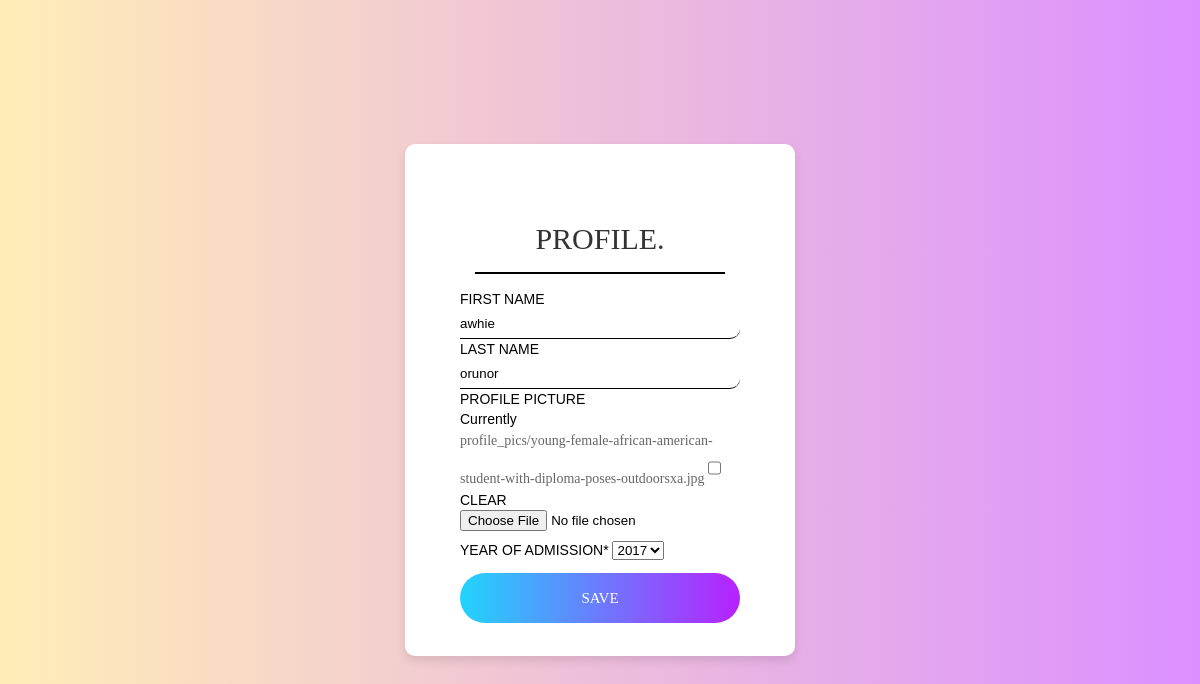
/profile/ (signed in), run on the app's committed database.
### book/models.py (models this page shows, shortened)
class Student(models.Model):
    user = models.OneToOneField(User, on_delete=models.CASCADE, null=True)
    first_name = models.CharField(max_length=50, blank=True)
    last_name = models.CharField(max_length=50, blank=True)
    profile_picture = models.ImageField(upload_to='profile_pics', blank=True, null=True, default='default.jpg')
    year_of_admission = models.IntegerField(choices=[(year, year) for year in range(2017, datetime.date.today().year + 1)], default=2017)
    nick_name = models.CharField(max_length=50,blank=True)
    linkedin_url = models.URLField(blank=True)  # Use URLField instead of CharField for validation
    phone_regex = RegexValidator(regex=r"^\d{10,15}$", message="Phone number must be 10-15 digits.")
    phone_number = models.CharField(validators=[phone_regex], max_length=15, blank=True)
    instagram_handle = models.CharField(max_length=50, blank=True)  # Use "handle" for clarity
    can_post = models.BooleanField(default=False)
    accept_log = models.BooleanField(default=False)

### book/views.py (the view)
@lr
def profile_view(request):
    if request.method == 'POST':
        s_form = StudentUpdateForm(request.POST, request.FILES, instance=request.user.student)
        if s_form.is_valid():
            student = s_form.save()  # Update the existing student object
            message.append('Wait to be accepted into the system you would recievce an Email shortly')
            return redirect('message')
    else:
        s_form = StudentUpdateForm(instance=request.user.student)
    context = {'s_form': s_form}
    return render(request, 'profile.html', context)

### book/forms.py
class StudentUpdateForm(forms.ModelForm):
    class Meta:
        model=Student
        fields=['first_name','last_name','profile_picture','year_of_admission']

### book/templates/profile.html (shortened to what this page needs)
<!DOCTYPE html>
{% load crispy_forms_tags %}
<html lang="en">
  <head>
    {% load static %} {% include "head.html" %}
    <link rel="stylesheet" type="text/css" href="{% static 'css/login.css' %}" />
    <link
  rel="stylesheet"
  type="text/css"
  href="{% static 'css/post.css' %}"
/>
  </head>
  <body>
    <div class="limiter">
      <div class="container-login100">
        <div class="wrap-login100">
          <form class="login100-form validate-form" method="POST" action="{% url 'profile' %}" enctype='multipart/form-data'>
            <span class="login100-form-title p-b-26"> PROFILE. </span>
            <span class="error">
            </span>
            {{s_form|crispy}}
            <div class="container-login100-form-btn">
              <div class="wrap-login100-form-btn">
                <div class="login100-form-bgbtn"></div>
                <button class="login100-form-btn" type="submit">SAVE</button>
              </div>
            </div>
          </form>
        </div>
      </div>
    </div>
  </body>
</html>

### book/static/css/one.css (style rules this page uses)
* { margin: 0; padding: 0; box-sizing: border-box; }
body { font-family: "Platypi", serif; font-size: 14px; line-height: 20px; margin: 0; min-height: 100%; line-height: 20px; }
button { outline: none !important; border: none; background: 0 0; }
a { text-decoration: none; cursor: pointer; margin: 0; color: inherit; }

### book/static/css/animation.css (style rules this page uses)
:root { --animate-duration: 1s; --animate-delay: 1s; --animate-repeat: 1; }

### book/static/css/login.css (style rules this page uses)
* { margin: 0; padding: 0; box-sizing: border-box; }
body, html { height: 100%; font-family: Poppins-Regular, sans-serif; }
a { font-family: Poppins-Regular; line-height: 1.7; color: #666; margin: 0; transition: all 0.4s; -webkit-transition: all 0.4s; -o-transition: all 0.4s; -moz-transition: all 0.4s; }
input { outline: none; border: none; }
input::placeholder, textarea::placeholder { color: #ccc; }
button { outline: none !important; border: none; background: 0 0; }
.limiter { width: 100%; margin: 0 auto; }
.container-login100 { width: 100%; min-height: 100vh; display: -webkit-box; display: -webkit-flex; display: -moz-box; display: -ms-flexbox; display: flex; flex-wrap: wrap; justify-content: center; align-items: center; padding: 15px; background: linear-gradient(left, #ffc40e, #b721ff); background: -webkit-linear-gradient( left, rgba(255, 196, 14, 0.3), rgba(183, 33, 255, 0.5) ); }
.wrap-login100 { width: 390px; background: #fff; border-radius: 10px; overflow: hidden; padding: 77px 55px 33px; box-shadow: 0 5px 10px 0 rgba(0, 0, 0, 0.1); -moz-box-shadow: 0 5px 10px 0 rgba(0, 0, 0, 0.1); -webkit-box-shadow: 0 5px 10px 0 rgba(0, 0, 0, 0.1); -o-box-shadow: 0 5px 10px 0 rgba(0, 0, 0, 0.1); -ms-box-shadow: 0 5px 10px 0 rgba(0, 0, 0, 0.1); }
.login100-form { width: 100%; }
.login100-form-title { display: block; font-family: Poppins-Bold; font-size: 30px; color: #333; line-height: 1.2; text-align: center; text-transform: uppercase; }
.error { display: block; font-family: Poppins-Bold; font-size: 13px; color: #333; line-height: 1.2; text-align: center; border: 0.5px solid black; margin: 15px; }
.container-login100-form-btn { display: -webkit-box; display: -webkit-flex; display: -moz-box; display: -ms-flexbox; display: flex; flex-wrap: wrap; justify-content: center; padding-top: 13px; }
.wrap-login100-form-btn { width: 100%; display: block; position: relative; z-index: 1; border-radius: 25px; overflow: hidden; margin: 0 auto; }
.login100-form-bgbtn { position: absolute; z-index: -1; width: 300%; height: 100%; background: #a64bf4; background: -webkit-linear-gradient( right, #21d4fd, #b721ff, #21d4fd, #b721ff ); background: -o-linear-gradient(right, #21d4fd, #b721ff, #21d4fd, #b721ff); background: -moz-linear-gradient(right, #21d4fd, #b721ff, #21d4fd, #b721ff); background: linear-gradient(right, #21d4fd, #b721ff, #21d4fd, #b721ff); top: 0; left: -100%; -webkit-transition: all 0.4s; -o-transition: all 0.4s; -moz-transition: all 0.4s; transition: all 0.4s; }
.login100-form-btn { font-family: Poppins-Medium; font-size: 15px; color: #fff; line-height: 1.2; text-transform: uppercase; display: -webkit-box; display: -webkit-flex; display: -moz-box; display: -ms-flexbox; display: flex; justify-content: center; align-items: center; padding: 0 20px; width: 100%; height: 50px; }

### book/static/css/post.css (style rules this page uses)
.textinput { border-bottom: 0.5px solid black; border-bottom-right-radius: 10px; width: 100%; }
label { text-transform: uppercase; }
input { height: 30px; }

### data on the page
Student: first_name "awhie", last_name "orunor", year_of_admission "2017"
